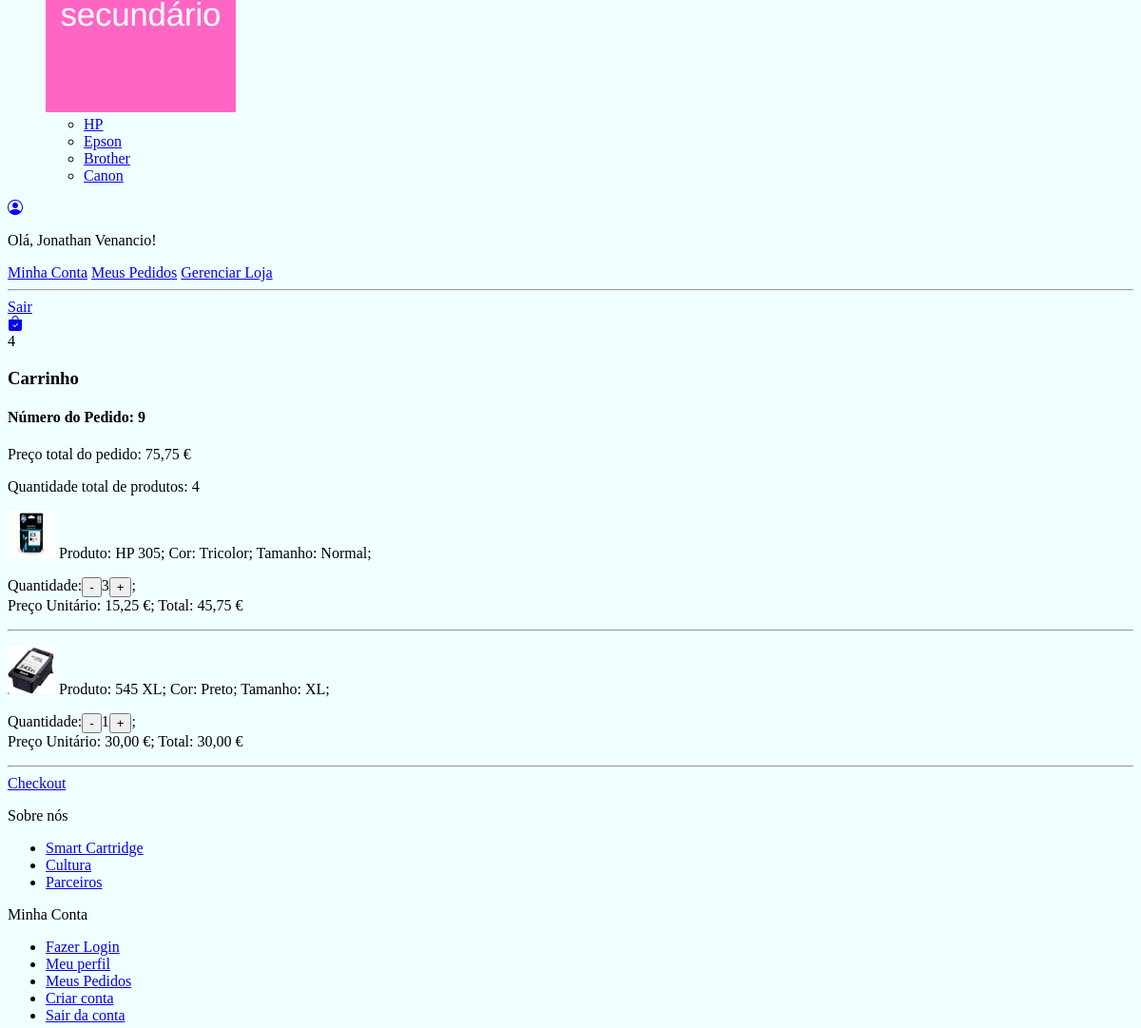
Before: /carrinho/ (signed in, middle part) with the older database file.
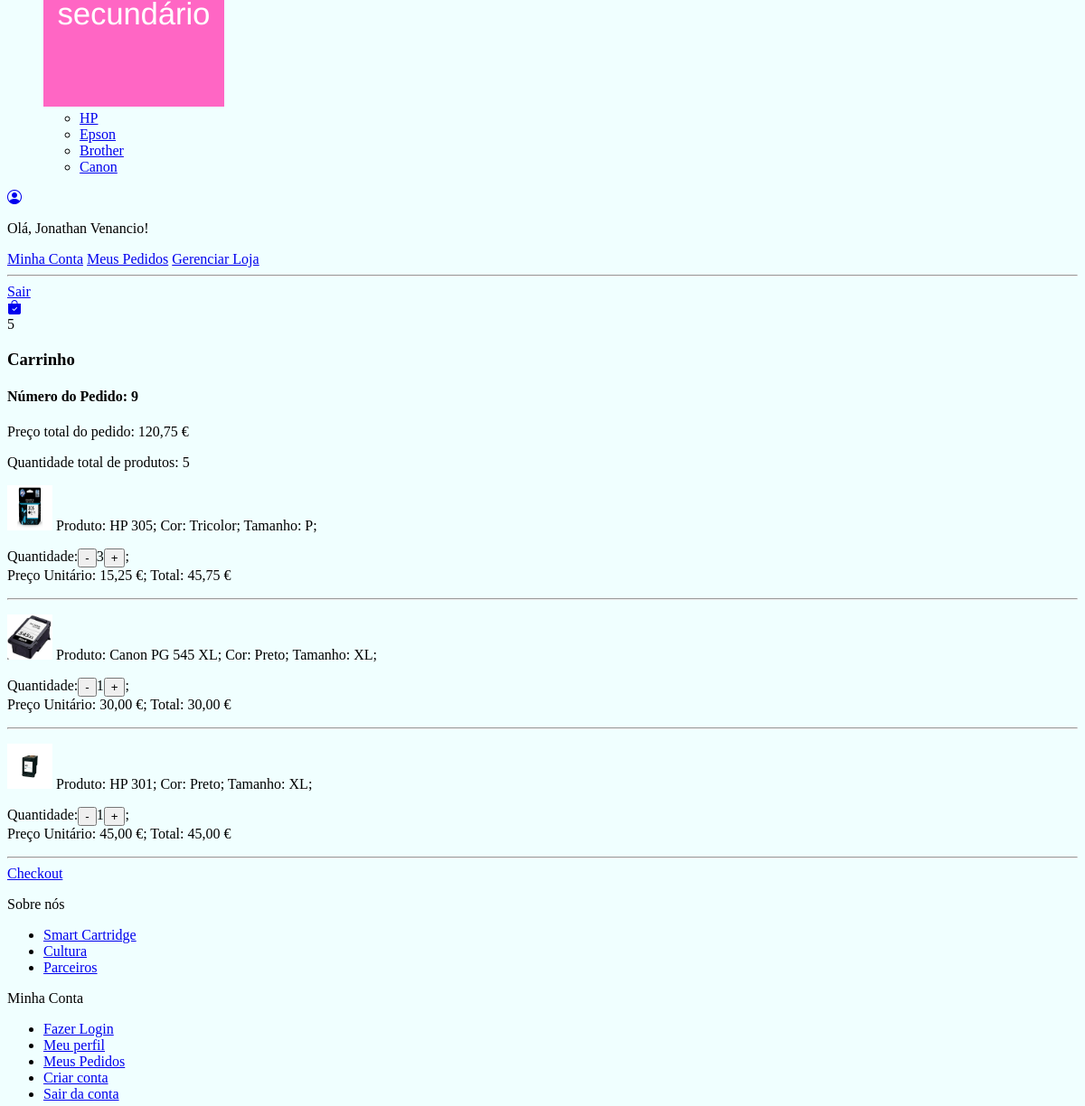
After: the same page with the newer database file.
### loja/models.py (models this page shows, shortened)
class Pedido(models.Model):
    cliente = models.ForeignKey(Cliente, null=True, blank=True, on_delete=models.SET_NULL)
    finalizado = models.BooleanField(default=False)
    codigo_transacao = models.CharField(max_length=200, null=True, blank=True)
    endereco = models.ForeignKey(Endereco, null=True, blank=True, on_delete=models.SET_NULL)
    data_finalizacao = models.DateTimeField(null=True, blank=True)
    @property
    def quantidade_total(self):
        itens_pedido = ItensPedido.objects.filter(pedido__id=self.id)
        quantidade = sum([item.quantidade for item in itens_pedido])
        return quantidade
    @property
    def preco_total(self):
        itens_pedido = ItensPedido.objects.filter(pedido__id=self.id)
        preco = sum([item.preco_total for item in itens_pedido])
        return preco

class ItensPedido(models.Model):
    itemestoque = models.ForeignKey(ItemEstoque, null=True, blank=True, on_delete=models.SET_NULL)
    quantidade =  models.IntegerField(default=0)
    pedido = models.ForeignKey(Pedido, null=True, blank=True, on_delete=models.CASCADE)
    @property
    def preco_total(self):
        return self.quantidade * self.itemestoque.produto.preco

class ItemEstoque(models.Model):
    produto = models.ForeignKey(Produto, null=True, blank=True, on_delete=models.SET_NULL)
    cor = models.ForeignKey(Cor, null=True, blank=True, on_delete=models.SET_NULL)
    tamanho = models.CharField(max_length=200, null=True, blank=True)
    quantidade = models.IntegerField(default=0)

class Produto(models.Model):
    imagem = models.ImageField(null=True, blank=True)
    nome = models.CharField(max_length=200, null=True, blank=True)
    preco = models.DecimalField(max_digits=10, decimal_places=2)
    ativo = models.BooleanField(default=True)
    categoria = models.ForeignKey(Categoria, null=True, blank=True, on_delete=models.SET_NULL)
    tipo = models.ForeignKey(Tipo, null=True, blank=True, on_delete=models.SET_NULL)
    descricao = models.TextField(null=True, blank=True)

class Cor(models.Model):
    nome = models.CharField(max_length=200, null=True, blank=True)
    codigo = models.CharField(max_length=200, null=True, blank=True)

### loja/views.py (the view, shortened to what this page needs)
# urls.py: path('carrinho/', carrinho, name="carrinho"),
def carrinho(request):
    if request.user.is_authenticated:
        cliente = request.user.cliente
    pedido, criado = Pedido.objects.get_or_create(cliente=cliente, finalizado=False)
    itens_pedido = ItensPedido.objects.filter(pedido=pedido)
    context = {"itens_pedido": itens_pedido, "pedido": pedido, "cliente_existente": True}
    return render(request, 'carrinho.html', context)

### loja/novos_context.py (called while the page is built)
def carrinho(request):
    quantidade_produtos_carrinho = 0
    if request.user.is_authenticated:
        cliente = request.user.cliente
    else:
        if request.COOKIES.get("id_sessao"):
            id_sessao = request.COOKIES.get("id_sessao")
            cliente, criado = Cliente.objects.get_or_create(id_sessao=id_sessao)
        else:
            return {"quantidade_produtos_carrinho": quantidade_produtos_carrinho}
    pedido, criado = Pedido.objects.get_or_create(cliente=cliente, finalizado=False)
    itens_pedido = ItensPedido.objects.filter(pedido=pedido)
    for item in itens_pedido:
        quantidade_produtos_carrinho += item.quantidade
    return {"quantidade_produtos_carrinho": quantidade_produtos_carrinho}

def categorias_tipos(request):
    categorias_navegacao = Categoria.objects.all()
    tipos_navegacao = Tipo.objects.all()
    return {"categorias_navegacao": categorias_navegacao, "tipos_navegacao": tipos_navegacao}

def faz_parte_equipe(request):
    equipe = False
    if request.user.is_authenticated:
        if request.user.groups.filter(name="equipe").exists():
            equipe = True
    return {"equipe": equipe}

### loja/templates/carrinho.html (shortened to what this page needs)
{% extends 'base.html' %}
{% load static %}
{% block body %}
<h3>Carrinho</h3>
{% if cliente_existente%}
    <h4>Número do Pedido: {{ pedido.id }}</h4>
    <p>Preço total do pedido: {{ pedido.preco_total }} €</p>
    <p>Quantidade total de produtos: {{ pedido.quantidade_total }}</p>
    {% for item in itens_pedido %}
    <p>
        <img src="{{ item.itemestoque.produto.imagem.url }}" width="50px" height="50px">
        Produto: {{ item.itemestoque.produto.nome }};
        Cor: {{ item.itemestoque.cor.nome }};
        Tamanho: {{ item.itemestoque.tamanho }};
        <div style="display: flex;">
            Quantidade:
            <form method="post" action="{% url 'remover_carrinho' item.itemestoque.produto.id %}">
                <button type="submit">-</button>
            </form>
            {{item.quantidade}}
            <form method="post" action="{% url 'adicionar_carrinho' item.itemestoque.produto.id %}">
                <button type="submit">+</button>
            </form>;
        </div>
        Preço Unitário: {{item.itemestoque.produto.preco}} €;
        Total: {{ item.preco_total }} €
    </p>
    <hr>
    {% endfor %}
    <a href="{% url 'checkout' %}">Checkout</a>
{% else %}
    <h3>Seu carrinho está vazio!</h3>
    <a href="{% url 'loja' %}">Visite a nossa loja</a>
{% endif %}
{% endblock %}

### loja/templates/navbar.html (shortened to what this page needs)
{% load static %}
<header class="cabecalho">
    <div class="cabecalho__container">
      <nav class="cabecalho__navegacao">
        <ul class="cabecalho__lista">
          <li class="cabecalho__item-lista">
            <div class="cabecalho__expansao-tipos">
              <a class="cabecalho__imagem-link" href="{% url 'loja' %}tinteiros">
                <img src="{% static 'images/menu_sec.png'%}" alt="Imagem do menu secundário" class="cabecalho__imagem"/>
              </a>
              <ul class="cabecalho__lista cabecalho__lista--tipo">
                <li><a class="cabecalho__link cabecalho__link--tipo" href="{% url 'loja' %}hp">HP</a></li>
                <li><a class="cabecalho__link cabecalho__link--tipo" href="{% url 'loja' %}epson">Epson</a></li>
                <li><a class="cabecalho__link cabecalho__link--tipo" href="{% url 'loja' %}brother">Brother</a></li>
                <li><a class="cabecalho__link cabecalho__link--tipo" href="{% url 'loja' %}canon">Canon</a></li>
              </ul>
            </div>
          </li>
        </ul>
      </nav>
    </div>
    <div class="cabecalho__icones">
      <div class="cabecalho__icone-login">
        {% if request.user.is_authenticated %}
        <a class="cabecalho__link-icone" href="javascript: void(0)">
          <i class="bi bi-person-circle"></i>
        {% else %}
        <a class="cabecalho__link-icone" href="{% url 'fazer_login' %}">
          <i class="bi bi-person"></i>
        {% endif %}
        </a>
        <div class="cabecalho__informacoes-perfil">
          <p class="cabecalho__texto">Olá, <span>{{ request.user.cliente.nome }}</span>!</p>
          <a class="cabecalho__link cabecalho__link--perfil" href="{% url 'minha_conta' %}">Minha Conta</a>
          <a class="cabecalho__link cabecalho__link--perfil" href="{% url 'meus_pedidos' %}">Meus Pedidos</a>
          {% if equipe %}
            <a class="cabecalho__link cabecalho__link--perfil" href="{% url 'gerenciar_loja' %}">Gerenciar Loja</a>
          {% endif %}
          <hr />
          <a class="cabecalho__link cabecalho__link--perfil" href="{% url 'fazer_logout' %}">Sair</a>
        </div>
      </div>
      <div class="cabecalho__icone-carrinho">
        <a class="cabecalho__link-icone" href="{% url 'carrinho' %}">
          <i class="bi bi-bag-check-fill"></i>
        </a>
        <div class="cabecalho__itens cabecalho__itens--visivel">{{ quantidade_produtos_carrinho }}</div>
      </div>
    </div>
  </header>

Changed rows visible on the page:
computed for Pedido id 9: preco_total "75,75" → "120,75"; quantidade_total "4" → "5"
changed through a linked row, ItensPedido "HP 305": itemestoque.tamanho "Normal" → "P"
changed through a linked row, ItensPedido: itemestoque.produto.nome "545 XL" → "Canon PG 545 XL"
added ItensPedido: itemestoque.produto.imagem (picture), itemestoque.produto.nome "HP 301", itemestoque.cor.nome "Preto", itemestoque.tamanho "XL", quantidade "1", itemestoque.produto.preco "45,00", preco_total "45,00"
Other visible differences:
{{ quantidade_produtos_carrinho }}: "4" → "5"
